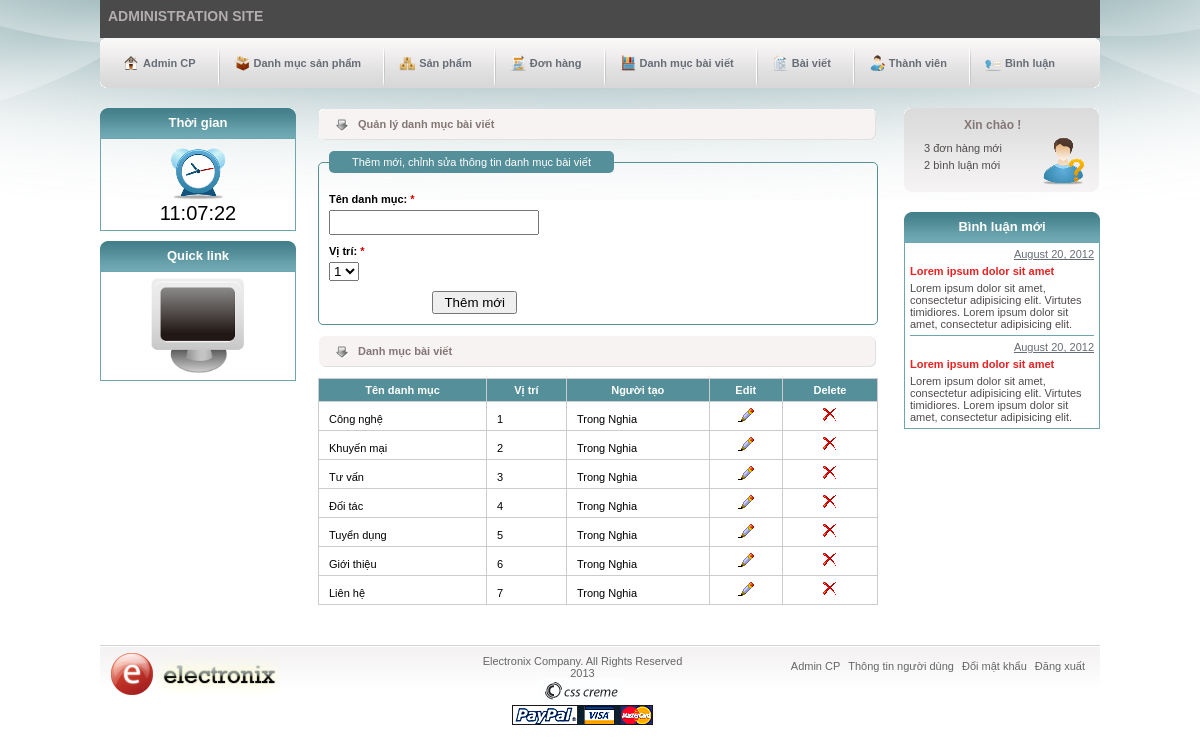
The page /admin/n-categories.php (signed in) on the database its author committed.
### tables this page shows
CREATE TABLE IF NOT EXISTS `n_categories` (
  `cat_id` int(11) NOT NULL AUTO_INCREMENT,
  `user_id` int(11) NOT NULL,
  `cat_name` varchar(100) NOT NULL,
  `position` tinyint(4) NOT NULL,
  PRIMARY KEY (`cat_id`)
);

### admin/n-categories.php (the view, shortened to what this page needs)
<?php
	include('inc/header.php');
	require_once('../inc/mysqli_connect.php');
	include('inc/first-sidebar.php');
?>
<?php
	if (isset($_GET['ecid'])) {
		if(filter_var($_GET['ecid'], FILTER_VALIDATE_INT, array('min_range'=>1))) {
			include('inc/edit-n-categories.php');
		} else {
			redirect_to('admin/index.php');
		}
	} elseif(isset($_GET['dcid'])) {
		if(filter_var($_GET['dcid'], FILTER_VALIDATE_INT, array('min_range'=>1))) {
			include('inc/delete-n-categories.php');
		} else {
			redirect_to('admin/index.php');
		}
	} else {
		include('inc/add-n-categories.php');
	}
?>
	<div class="title-content">
		<p>Danh mục bài viết</p>
	</div>
	<table>
    	<thead>
    		<tr>
    			<th><a href="n-categories.php?sort=cat">Tên danh mục</a></th>
    			<th><a href="n-categories.php?sort=pos">Vị trí</a></th>
    			<th><a href="n-categories.php?sort=by">Người tạo</a></th>
                <th>Edit</th>
                <th>Delete</th>
    		</tr>
    	</thead>
    	<tbody>
    	<?php
    		if (isset($_GET['sort'])) {
    			switch ($_GET['sort']) {
    				case 'cat':
    					$order_by = 'cat_name';
    					break;
    				case 'pos':
    					$order_by = 'position';
    					break;
    				case 'by':
    					$order_by = 'name';
    					break;
    				default:
    					$order_by = 'position';
    					break;
    			}
    		} else {
    			$order_by = 'position';
    		}
    		$q = "SELECT c.cat_id, c.cat_name, c.position, c.user_id, CONCAT_WS(' ', first_name, last_name) AS name ";
    		$q .= " FROM n_categories AS c ";
    		$q .= " JOIN users AS u USING(user_id) ";
    		$q .= " ORDER BY {$order_by} ASC";
    		$r = mysqli_query($dbc, $q);
    		while ($cats = mysqli_fetch_array($r, MYSQLI_ASSOC)) :
    	?>
            <tr>
                <td><?php echo $cats['cat_name']; ?></td>
                <td><?php echo $cats['position']; ?></td>
                <td><?php echo $cats['name']; ?></td>
                <td class='edit'><a href="n-categories.php?ecid=<?php echo $cats['cat_id']; ?>"><img src="../images/b_edit.png" alt="edit"></a></td>
                <td class='delete'><a href="n-categories.php?dcid=<?php echo $cats['cat_id']; ?>"><img src="../images/b_drop.png" alt="drop"></a></td>
            </tr>
        <?php endwhile; ?>
    	</tbody>
    </table>
</div>
<?php
	include('inc/second-sidebar.php');
	include('inc/footer.php');
?>

### css/style.css (style rules this page uses)
* { margin: 0; padding: 0; }
html, body, div, span, applet, object, iframe, h1, h2, h3, h4, h5, h6, p, blockquote, pre, a, abbr, acronym, address, big, cite, code, del, dfn, em, font, img, ins, kbd, q, s, samp, small, strike, strong, sub, sup, tt, var, dl, dt, dd, ol, ul, li, fieldset, form, label, legend, table, caption, tbody, tfoot, thead, tr, th, td { margin: 0; padding: 0; border: 0; outline: 0; font-weight: inherit; font-style: inherit; font-size: 100%; font-family: inherit; vertical-align: baseline; }
body { background: url(../images/background.jpg) center top no-repeat; font-family: arial, helvetica, sans-serif; font-size: 11px; }
a img { border: 0; }
a { text-decoration: none; }
.title-content { width: 520px; height: 33px; float: left; background: url(../images/bar_bg.gif) no-repeat center; padding-left: 40px; line-height: 33px; margin: 0 0 10px 12px; font-weight: bold; color: #847676; }
table { margin: 0 0 10px 12px; border-collapse: collapse; width: 560px; }
td, th { padding: 5px 10px; border: 1px #ccc solid; }
thead { background: #55909a; font-weight: bold; color: #fff; }
thead a { color: #fff; }
tbody td.delete { text-align: center; }
tbody td.edit { text-align: center; }

### rows shown on the page
n_categories: cat_name "Công nghệ", position "1", name "Trong Nghia"
n_categories: cat_name "Khuyến mại", position "2", name "Trong Nghia"
n_categories: cat_name "Tư vấn", position "3", name "Trong Nghia"
n_categories: cat_name "Đối tác", position "4", name "Trong Nghia"
n_categories: cat_name "Tuyển dụng", position "5", name "Trong Nghia"
n_categories: cat_name "Giới thiệu", position "6", name "Trong Nghia"
n_categories: cat_name "Liên hệ", position "7", name "Trong Nghia"

### other values the page prints
form field position "1"
